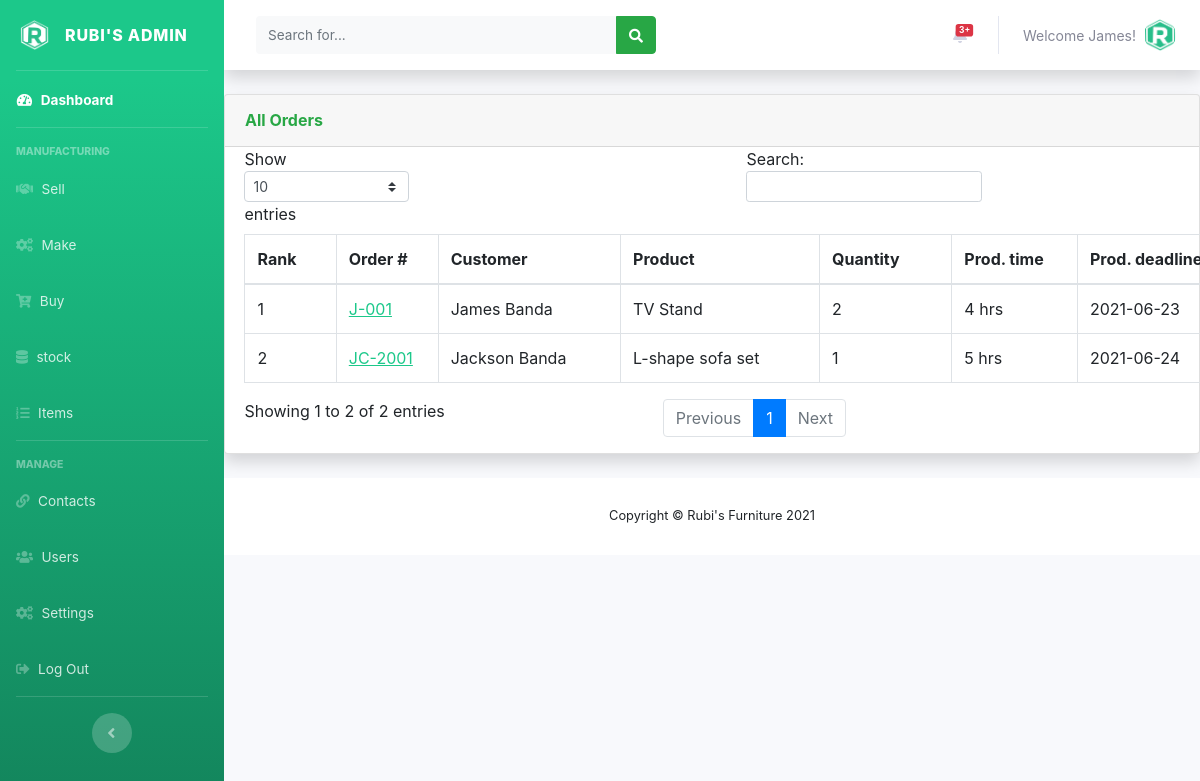
The app's page /admin/ordersdelayed.php (signed in), older data.
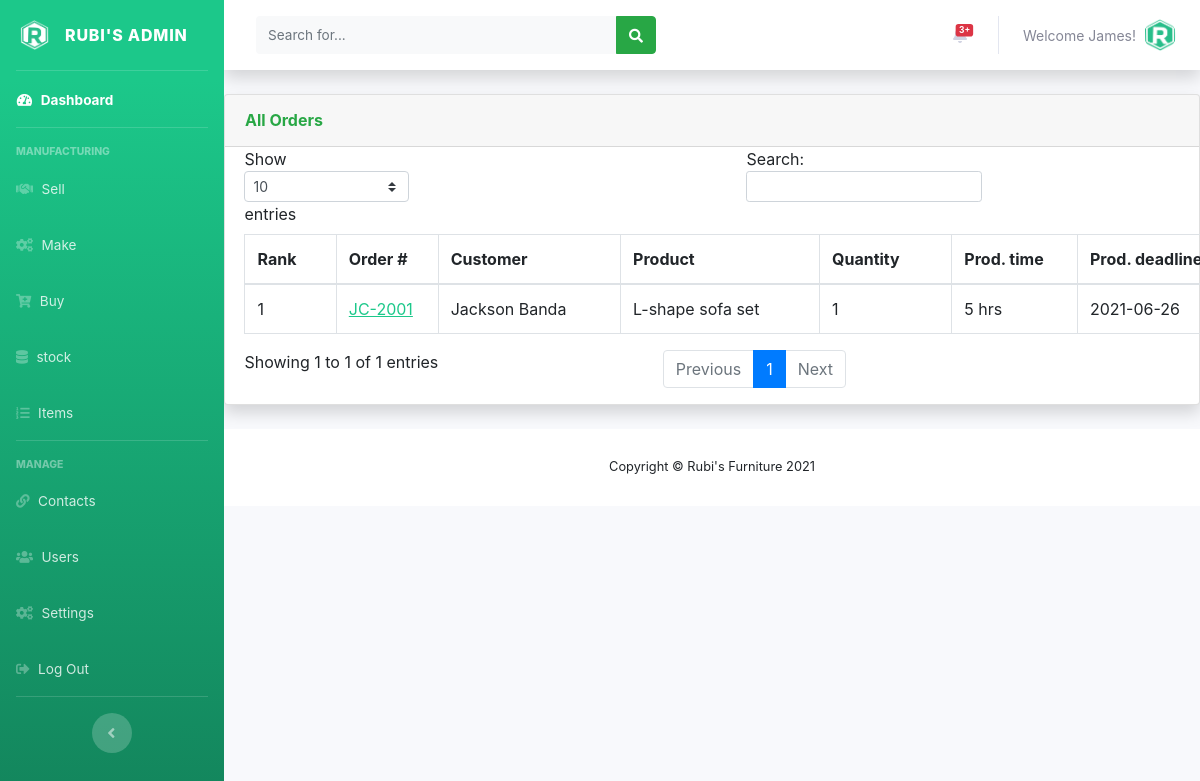
The same page, newer data.
### tables this page shows
CREATE TABLE IF NOT EXISTS `users` (
  `user_id` int(11) NOT NULL AUTO_INCREMENT,
  `full_name` varchar(150) NOT NULL,
  `user_name` varchar(120) NOT NULL,
  `user_password` varchar(250) NOT NULL,
  `email` varchar(120) NOT NULL,
  `role` int(10) NOT NULL,
  `date_created` timestamp NOT NULL DEFAULT CURRENT_TIMESTAMP,
  PRIMARY KEY (`user_id`),
  KEY `role` (`role`)
);

CREATE TABLE IF NOT EXISTS `tbl_sales_orders` (
  `id` int(11) NOT NULL AUTO_INCREMENT,
  `order_number` varchar(150) NOT NULL,
  `item` int(11) NOT NULL,
  `order_quantity` int(10) NOT NULL,
  `customer_name` varchar(150) NOT NULL,
  `total_amount` int(11) NOT NULL,
  `delivery_deadline` date DEFAULT NULL,
  `order_status` int(11) NOT NULL DEFAULT '0',
  `make_status` int(10) NOT NULL DEFAULT '0',
  `order_priority` int(11) NOT NULL DEFAULT '0',
  PRIMARY KEY (`id`)
);

CREATE TABLE IF NOT EXISTS `tbl_items` (
  `id` int(11) NOT NULL AUTO_INCREMENT,
  `item_name` varchar(150) NOT NULL,
  `variant_code` varchar(150) NOT NULL,
  `category` int(11) NOT NULL DEFAULT '0',
  `item_materials` varchar(150) NOT NULL,
  `item_operations` varchar(150) NOT NULL,
  `item_resources` varchar(150) NOT NULL,
  `default_sales_price` int(11) NOT NULL,
  `date_created` timestamp NOT NULL DEFAULT CURRENT_TIMESTAMP,
  PRIMARY KEY (`id`)
);

### admin/ordersdelayed.php (the view, shortened to what this page needs)
<?php
include('../includes/config.php');
if (empty($_SESSION['user_id'])){
  header('Location: ../index.php');
}
else{
  include('includes/header.php');
  include('includes/navbar.php');
  include('includes/topbar.php');
  ?>
  <div class="card shadow mb-4">
    <div class="card-header py-3">
      <h6 class="m-0 font-weight-bold text-success">All Orders</h6>
    </div>
    <div class="table-responsive">
      <?php
      $sql = "SELECT tbl_sales_orders.*, tbl_items.item_name, tbl_items.item_materials, tbl_items.item_operations, tbl_stock.in_stock, tbl_stock.expected_date FROM tbl_sales_orders INNER JOIN tbl_stock ON tbl_sales_orders.item = tbl_stock.item_name INNER JOIN tbl_items ON tbl_sales_orders.item = tbl_items.id WHERE delivery_deadline < now()";
      $querry=$dbconn->prepare($sql);
      $querry->execute();
      $rows = $querry->fetchAll(PDO::FETCH_OBJ);
      $count = $querry->rowCount();
      $cnt = 1;?>
      <table class="table table-bordered" id="dataTable" width="120%" cellspacing="0">
        <thead>
          <tr>
            <th>Rank</th>
            <th>Order #</th>
            <th>Customer</th>
            <th>Product</th>
            <th>Quantity</th>
            <th>Prod. time</th>
            <th>Prod. deadline</th>
          </tr>
        </thead>
        <tbody>
          <?php if($count > 0)
          {
            foreach($rows as $row) {
              $order_id = $row->id;
              $d_deadline = $row->delivery_deadline;
              ?>
              <tr>
                <td><?php echo($cnt);?></td>
                <td><a href="orderdetails.php?order_id=<?php echo($order_id);?>" class="prod" style="color: #1cc88a;"><?php echo htmlentities($row->order_number);?></a></td>
                <td><?php echo htmlentities($row->customer_name);?></td>
                <td><?php echo htmlentities($row->item_name);?></td>
                <td><?php echo htmlentities($row->order_quantity);?></td>
                <?php
                $required_operations = unserialize($row->item_operations);
                $production_period = 0;
                foreach ($required_operations as $operations) {
                  $sql = "SELECT time_taken FROM tbl_operations WHERE id = $operations";
                  $querry=$dbconn->prepare($sql);
                  $querry->execute();
                  $rows = $querry->fetchAll(PDO::FETCH_OBJ);
                  $count = $querry->rowCount();
                  if($count > 0)
                  {
                    foreach($rows as $row) {
                      $production_period += $row->time_taken;
                    }
                  }
                }?>
                <td><?php echo htmlentities($production_period." hrs");?></td>
                <td><?php echo htmlentities($d_deadline);?></td>
                </tr>
                <?php $cnt++;}}?>
              </tbody>
            </table>
          </div>
        </div>
        <?php
        include('includes/footer.php');
      }?>

### admin/includes/topbar.php (shortened to what this page needs)
<div id="content-wrapper" class="d-flex flex-column">
  <div id="content">
    <nav class="navbar navbar-expand navbar-light bg-white topbar mb-4 static-top shadow">
      <form
      class="d-none d-sm-inline-block form-inline mr-auto ml-md-3 my-2 my-md-0 mw-100 navbar-search">
      <div class="input-group">
        <input type="text" class="form-control bg-light border-0 small" placeholder="Search for..."
        aria-label="Search" aria-describedby="basic-addon2">
        <div class="input-group-append">
          <button class="btn btn-success" type="button">
            <i class="fas fa-search fa-sm"></i>
          </button>
        </div>
      </div>
    </form>
    <ul class="navbar-nav ml-auto">
  <li class="nav-item dropdown no-arrow mx-1">
    <a class="nav-link dropdown-toggle" href="#" id="alertsDropdown" role="button"
    data-toggle="dropdown" aria-haspopup="true" aria-expanded="false">
    <span class="badge badge-danger badge-counter">3+</span>
  </a>
</li>
<li class="nav-item dropdown no-arrow">
  <a class="nav-link dropdown-toggle" href="#" id="userDropdown" role="button"
  data-toggle="dropdown" aria-haspopup="true" aria-expanded="false">
  <?php
  $staff_id = $_SESSION['user_id'];
  $sql = "SELECT user_name FROM users WHERE user_id = :staff_id";
  $querry=$dbconn->prepare($sql);
  $querry->bindParam(':staff_id', $staff_id, PDO::PARAM_INT);
  $querry->execute();
  $rows = $querry->fetchAll(PDO::FETCH_ASSOC);
  $count = $querry->rowCount();
  if($count > 0)
  {
    foreach($rows as $row) {?>
      <span class="mr-2 d-none d-lg-inline text-gray-600 small"><?php echo htmlentities('Welcome'."  ".$row['user_name'].'!') ?></span>
    <?php }
  }?>
  <img class="img-profile rounded-circle"
  src="../assets/img/logo/rubi_icon.png">
</a>
</li>
</ul>
</nav>

Row changes from the older to the newer data that the page shows:
no longer on this page (row edited): tbl_sales_orders: order_number "J-001", customer_name "James Banda", tbl_items.item_name "TV Stand", order_quantity "2", production_period "4 hrs", delivery_deadline "2021-06-23"
changed tbl_sales_orders "Jackson Banda": delivery_deadline "2021-06-24" → "2021-06-26"
Text that changed along with them:
text written by a page script: "Show entries Search: Showing 1 to 2 of 2 entries Previous 1 Next" → "Show entries Search: Showing 1 to 1 of 1 entries Previous 1 Next"
